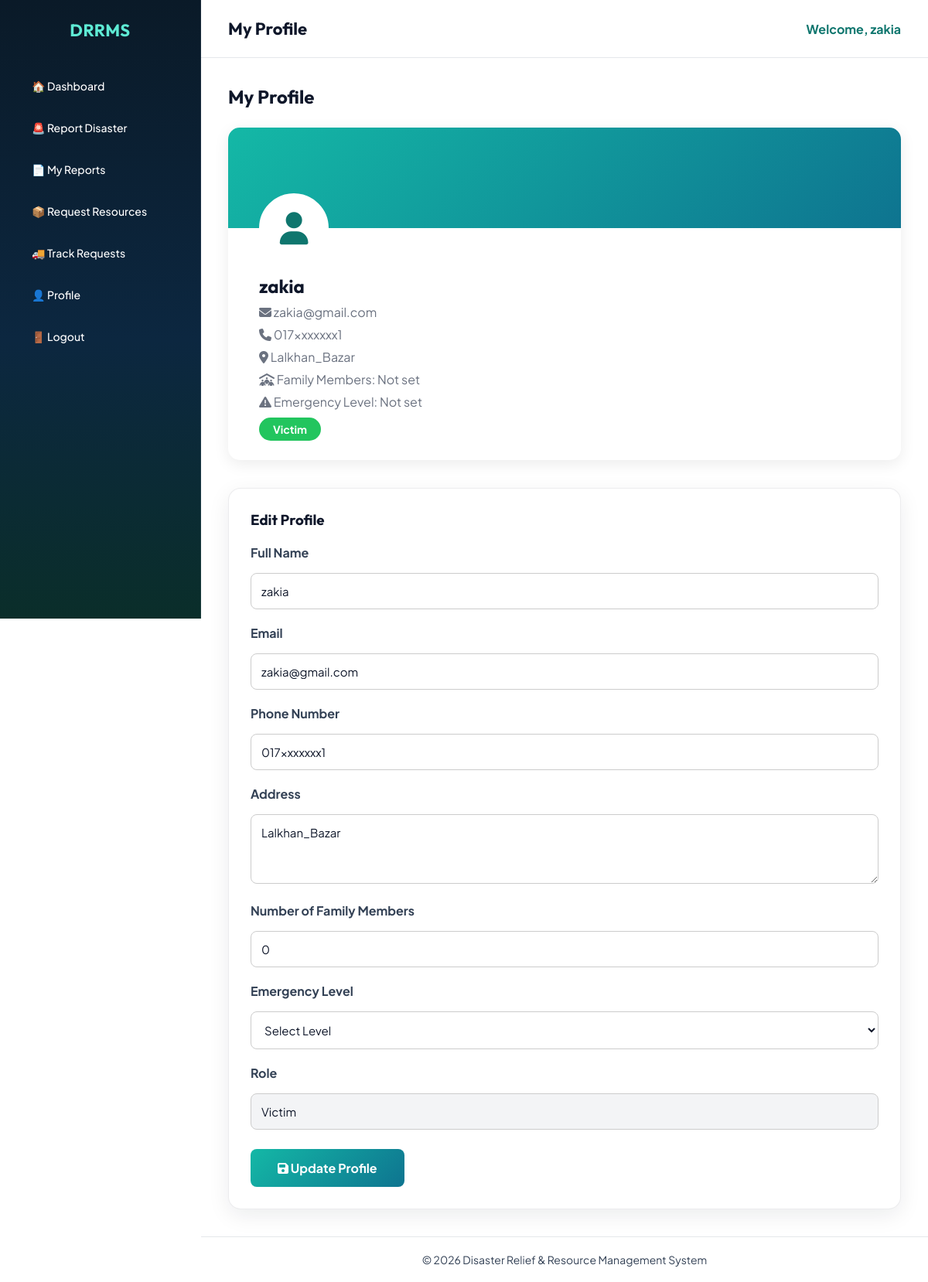
The page /victim/profile.php (signed in) on the database its author committed.
### tables this page shows
CREATE TABLE `users` (
  `user_id` int(11) NOT NULL,
  `name` varchar(100) NOT NULL,
  `email` varchar(100) NOT NULL,
  `phone` varchar(20) NOT NULL,
  `address` text NOT NULL,
  `password` varchar(255) NOT NULL,
  `registration_date` date NOT NULL,
  `nid_number` varchar(20) NOT NULL,
  `role` enum('Admin','Volunteer','Victim') NOT NULL
);

CREATE TABLE `victim` (
  `victim_id` int(11) NOT NULL,
  `user_id` int(11) NOT NULL,
  `number_of_family_members` int(11) DEFAULT NULL,
  `emergency_level` enum('Low','Medium','High','Critical') DEFAULT NULL
);

### victim/profile.php (the view, shortened to what this page needs)
<?php
include("../config/database.php");
$user_id = (int)$_SESSION['user_id'];
$getUser = mysqli_query($conn, "
SELECT *
FROM users
WHERE user_id='$user_id'
");
$user = mysqli_fetch_assoc($getUser);
$getVictim = mysqli_query($conn, "
SELECT *
FROM victim
WHERE user_id='$user_id'
");
$victim = mysqli_fetch_assoc($getVictim);
?>
<!DOCTYPE html>
<html lang="en">
<head>
<link rel="stylesheet" href="../css/admin.css">
<link rel="stylesheet" href="https://cdnjs.cloudflare.com/ajax/libs/font-awesome/6.7.2/css/all.min.css">
</head>
<body>
<div class="dashboard">
<?php include("../includes/victim_sidebar.php"); ?>
<div class="main-content">
<?php include("../includes/victim_header.php"); ?>
<div class="content">
<h2 style="margin-bottom:25px;">My Profile</h2>
<div style="background:white;
border-radius:15px;
box-shadow:0 5px 20px rgba(0,0,0,.08);
overflow:hidden;
margin-bottom:30px;">
<div style="background:linear-gradient(135deg,#14b8a6,#0e7490);
height:130px;
position:relative;">
<div style="
position:absolute;
left:40px;
bottom:-45px;
width:90px;
height:90px;
background:white;
border-radius:50%;
display:flex;
align-items:center;
justify-content:center;
border:5px solid white;">
<i class="fa-solid fa-user"
style="font-size:42px;color:#0f766e;"></i>
</div>
</div>
<div style="padding:60px 40px 30px;">
<h2 style="margin:0;">
<?php echo htmlspecialchars($user['name']); ?>
</h2>
<p style="color:#6b7280;margin:8px 0;">
<i class="fa-solid fa-envelope"></i>
<?php echo htmlspecialchars($user['email']); ?>
</p>
<p style="color:#6b7280;margin:8px 0;">
<i class="fa-solid fa-phone"></i>
<?php echo htmlspecialchars($user['phone']); ?>
</p>
<p style="color:#6b7280;margin:8px 0;">
<i class="fa-solid fa-location-dot"></i>
<?php echo htmlspecialchars($user['address']); ?>
</p>
<?php if($victim){ ?>
<p style="color:#6b7280;margin:8px 0;">
<i class="fa-solid fa-people-roof"></i>
Family Members:
<?php echo $victim['number_of_family_members'] !== null ? (int)$victim['number_of_family_members'] : 'Not set'; ?>
</p>
<p style="color:#6b7280;margin:8px 0 14px;">
<i class="fa-solid fa-triangle-exclamation"></i>
Emergency Level:
<?php echo !empty($victim['emergency_level']) ? htmlspecialchars($victim['emergency_level']) : 'Not set'; ?>
</p>
<?php } ?>
<span style="
background:#22C55E;
color:white;
padding:6px 18px;
border-radius:30px;
font-size:14px;
font-weight:bold;">
<?php echo htmlspecialchars($user['role']); ?>
</span>
</div>
</div>
<div class="table-box">
<h3 style="margin-bottom:20px;">Edit Profile</h3>
<form method="POST">
<label><b>Full Name</b></label>
<input
type="text"
name="name"
value="<?php echo htmlspecialchars($user['name']); ?>"
required
style="width:100%;padding:13px;margin:10px 0 20px;border:1px solid #ccc;border-radius:8px;">
<label><b>Email</b></label>
<input
type="email"
name="email"
value="<?php echo htmlspecialchars($user['email']); ?>"
required
style="width:100%;padding:13px;margin:10px 0 20px;border:1px solid #ccc;border-radius:8px;">
<label><b>Phone Number</b></label>
<input
type="text"
name="phone"
value="<?php echo htmlspecialchars($user['phone']); ?>"
required
style="width:100%;padding:13px;margin:10px 0 20px;border:1px solid #ccc;border-radius:8px;">
<label><b>Address</b></label>
<textarea
name="address"
required
style="width:100%;padding:13px;margin:10px 0 20px;border:1px solid #ccc;border-radius:8px;resize:vertical;min-height:90px;"><?php echo htmlspecialchars($user['address']); ?></textarea>
<label><b>Number of Family Members</b></label>
<input
type="number"
name="number_of_family_members"
min="0"
value="<?php echo isset($victim['number_of_family_members']) ? (int)$victim['number_of_family_members'] : 0; ?>"
style="width:100%;padding:13px;margin:10px 0 20px;border:1px solid #ccc;border-radius:8px;">
<label><b>Emergency Level</b></label>
<select
name="emergency_level"
style="width:100%;padding:13px;margin:10px 0 20px;border:1px solid #ccc;border-radius:8px;">
<option value="">Select Level</option>
</select>
<label><b>Role</b></label>
<input
type="text"
value="<?php echo htmlspecialchars($user['role']); ?>"
readonly
style="width:100%;padding:13px;margin:10px 0 25px;background:#F3F4F6;border:1px solid #ccc;border-radius:8px;">
<button
type="submit"
name="update_profile"
style="
background:linear-gradient(135deg,#14b8a6,#0e7490);
color:white;
border:none;
padding:14px 35px;
border-radius:8px;
font-size:16px;
font-weight:bold;
cursor:pointer;
transition:.3s;">
<i class="fa-solid fa-floppy-disk"></i>
Update Profile
</button>
</form>
</div>
</div>
<?php include("../includes/admin_footer.php"); ?>
</div>
</div>
</body>
</html>

### css/admin.css (style rules this page uses)
:root { --bg-page:#eef4f7; --bg-deep:#061018; --bg-sidebar:#0a1a28; --primary:#14b8a6; --primary-deep:#0f766e; --accent:#f97316; --text:#0f172a; --muted:#64748b; --white:#ffffff; --border:rgba(15,23,42,.08); --gradient-primary:linear-gradient(135deg, #14b8a6 0%, #0e7490 100%); --gradient-accent:linear-gradient(135deg, #f97316 0%, #dc2626 100%); --gradient-sidebar: linear-gradient(180deg, #0a1a28 0%, #0c2740 55%, #0a2e2a 100%); --shadow:0 8px 28px rgba(15,23,42,.08); --font-display:'Outfit',sans-serif; --font-body:'Plus Jakarta Sans',sans-serif; }
* { margin:0; padding:0; box-sizing:border-box; font-family:var(--font-body); }
body { background:#ffffff; color:var(--text); }
h1,h2,h3,.sidebar h2 { font-family:var(--font-display); }
.dashboard { display:flex; min-height:100vh; background:#ffffff; }
.main-content { margin-left:260px; width:calc(100% - 260px); min-height:100vh; background:#ffffff; display:flex; flex-direction:column; }
.content { padding:35px; background:#ffffff; color:#0f172a; flex:1 0 auto; }
.content h2 { color:#0f172a; }
.table-box { margin-top:36px; background:var(--white); border-radius:16px; padding:28px; border:1px solid var(--border); box-shadow:var(--shadow); }
.content form input, .content form select, .content form textarea, .table-box form input, .table-box form select, .table-box form textarea { border:1px solid #dbe4ea; border-radius:10px; padding:11px 14px; font-family:var(--font-body); outline:none; transition:.2s; }
.content form button, .table-box button, a.btn, .btn { background:var(--gradient-primary); color:white; border:none; border-radius:10px; padding:11px 18px; cursor:pointer; font-weight:600; font-family:var(--font-body); text-decoration:none; display:inline-block; transition:.25s; }
.table-box label { display:block; margin-bottom:6px; color:#334155; }
.table-box input, .table-box textarea, .table-box select { width:100%; margin:0 0 18px; padding:13px 14px; border:1px solid #dbe4ea; border-radius:10px; font-family:var(--font-body); font-size:15px; color:#0f172a; background:#ffffff; outline:none; }
.table-box textarea { resize:vertical; min-height:90px; }
.table-box button[type="submit"], .content form button[type="submit"] { background:var(--gradient-primary); color:#ffffff; border:none; border-radius:10px; padding:14px 28px; font-size:15px; font-weight:600; cursor:pointer; }

### rows shown on the page
users: name "zakia", email "zakia@gmail.com", phone "017xxxxxxx1", address "Lalkhan_Bazar", role "Victim"
victim: number_of_family_members "0"

### other values the page prints
$page_title "My Profile"
$_SESSION['name'] "zakia"
